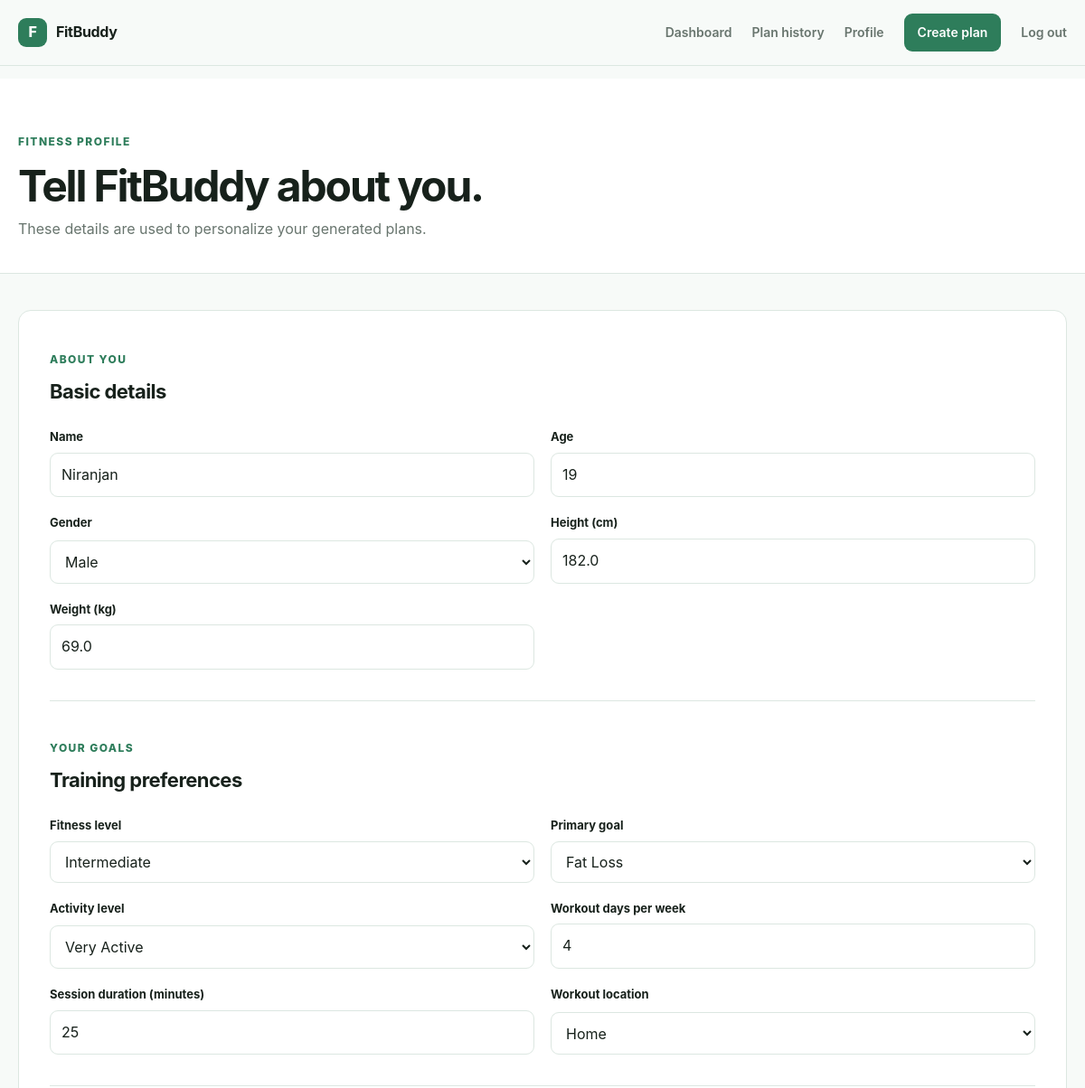
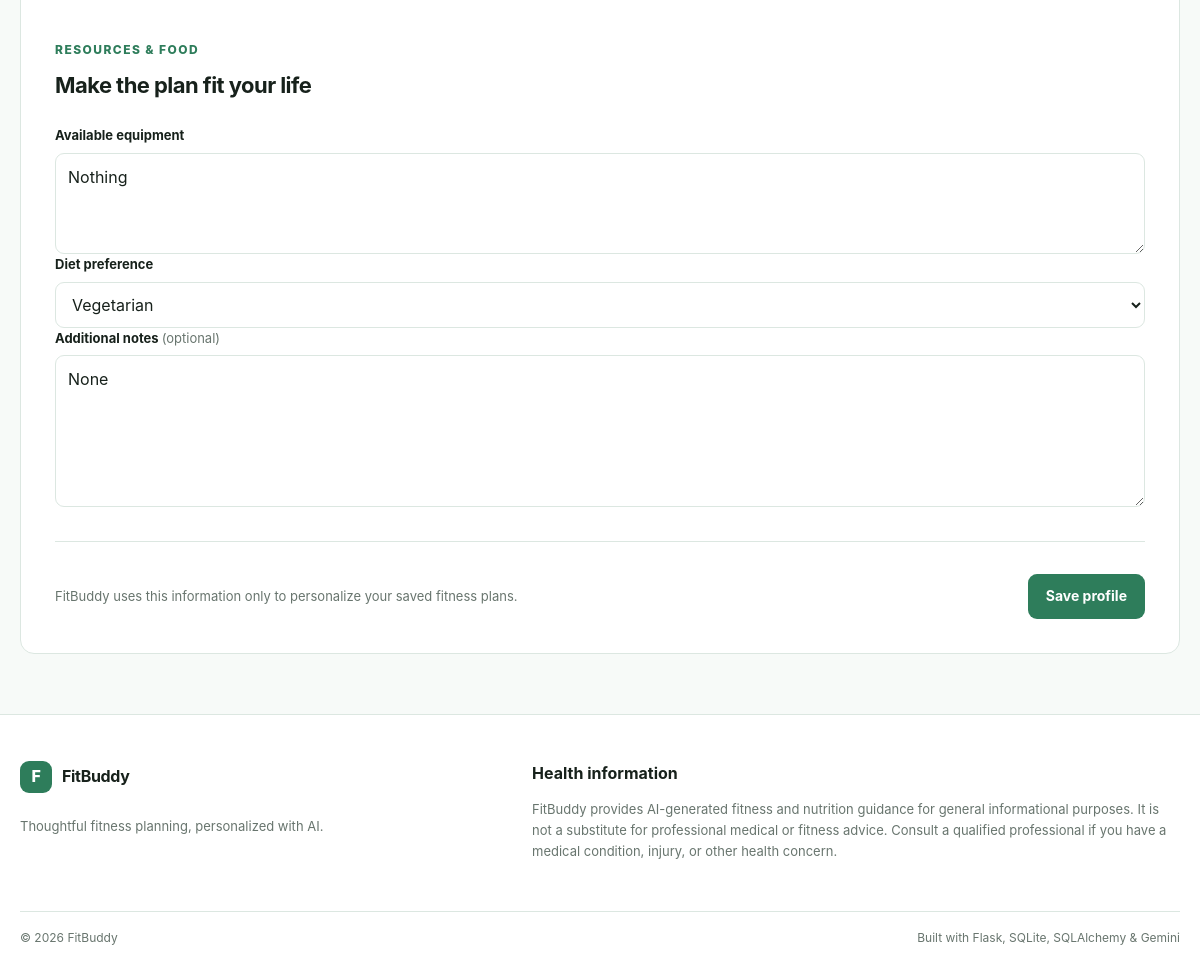
Screenshot of /profile (signed in) with the database file from the repository (2 pictures, top to bottom).
### database/models.py (models this page shows)
class FitnessProfile(db.Model):
    __tablename__ = "fitness_profiles"
    id = db.Column(db.Integer, primary_key=True)
    user_id = db.Column(
        db.Integer, db.ForeignKey("users.id"), unique=True, nullable=False
    )
    name = db.Column(db.String(100), nullable=False)
    age = db.Column(db.Integer, nullable=False)
    gender = db.Column(db.String(40), nullable=False)
    height_cm = db.Column(db.Float, nullable=False)
    weight_kg = db.Column(db.Float, nullable=False)
    fitness_level = db.Column(db.String(40), nullable=False)
    primary_goal = db.Column(db.String(80), nullable=False)
    activity_level = db.Column(db.String(60), nullable=False)
    workout_days = db.Column(db.Integer, nullable=False)
    session_duration = db.Column(db.Integer, nullable=False)
    workout_location = db.Column(db.String(80), nullable=False)
    equipment = db.Column(db.String(500), nullable=False, default="")
    diet_preference = db.Column(db.String(80), nullable=False)
    additional_notes = db.Column(db.Text, nullable=True, default="")
    updated_at = db.Column(db.DateTime(timezone=True), default=utcnow, onupdate=utcnow)
    user = db.relationship("User", back_populates="fitness_profile")

### routes/fitness.py (the view, shortened to what this page needs)
@fitness_bp.route("/profile", methods=["GET", "POST"])
@login_required
def profile():
    ensure_csrf_token()
    user = current_user()
    profile = user.fitness_profile
    return render_template("profile.html", page_title="Your profile", profile=profile)

### templates/profile.html (shortened to what this page needs)
{% extends "base.html" %}
{% block content %}
<section class="page-header">
    <div class="container page-header-inner">
        <div>
            <span class="eyebrow">Fitness profile</span>
            <h1>Tell FitBuddy about you.</h1>
            <p>These details are used to personalize your generated plans.</p>
        </div>
    </div>
</section>
<section class="container form-page">
    <form method="post" class="form-card profile-form" novalidate>
        <div class="form-section">
            <div class="form-section-heading">
                <span class="eyebrow">About you</span>
                <h2>Basic details</h2>
            </div>
            <div class="form-grid form-grid-two">
                <div class="form-field">
                    <label for="name">Name</label>
                    <input id="name" name="name" type="text" maxlength="100" required value="{{ request.form.get('name', profile.name if profile else '') }}">
                </div>
                <div class="form-field">
                    <label for="age">Age</label>
                    <input id="age" name="age" type="number" min="13" max="100" required value="{{ request.form.get('age', profile.age if profile else '') }}">
                </div>
                <div class="form-field">
                    <label for="gender">Gender</label>
                    <select id="gender" name="gender" required>
                        {% set selected = request.form.get('gender', profile.gender if profile else '') %}
                        {% for value, label in [('female','Female'),('male','Male'),('non-binary','Non-binary'),('prefer-not-to-say','Prefer not to say')] %}
                            <option value="{{ value }}" {% if selected == value %}selected{% endif %}>{{ label }}</option>
                        {% endfor %}
                    </select>
                </div>
                <div class="form-field">
                    <label for="height_cm">Height (cm)</label>
                    <input id="height_cm" name="height_cm" type="number" min="100" max="250" step="0.1" required value="{{ request.form.get('height_cm', profile.height_cm if profile else '') }}">
                </div>
                <div class="form-field">
                    <label for="weight_kg">Weight (kg)</label>
                    <input id="weight_kg" name="weight_kg" type="number" min="25" max="350" step="0.1" required value="{{ request.form.get('weight_kg', profile.weight_kg if profile else '') }}">
                </div>
            </div>
        </div>
        <div class="form-section">
            <div class="form-section-heading">
                <span class="eyebrow">Your goals</span>
                <h2>Training preferences</h2>
            </div>
            <div class="form-grid form-grid-two">
                <div class="form-field">
                    <label for="fitness_level">Fitness level</label>
                    {% set selected = request.form.get('fitness_level', profile.fitness_level if profile else '') %}
                    <select id="fitness_level" name="fitness_level" required>
                        {% for value in ['beginner','intermediate','advanced'] %}
                            <option value="{{ value }}" {% if selected == value %}selected{% endif %}>{{ value|title }}</option>
                        {% endfor %}
                    </select>
                </div>
                <div class="form-field">
                    <label for="primary_goal">Primary goal</label>
                    {% set selected = request.form.get('primary_goal', profile.primary_goal if profile else '') %}
                    <select id="primary_goal" name="primary_goal" required>
                        {% for value in ['general fitness','strength','muscle building','fat loss','endurance','mobility'] %}
                            <option value="{{ value }}" {% if selected == value %}selected{% endif %}>{{ value|title }}</option>
                        {% endfor %}
                    </select>
                </div>
                <div class="form-field">
                    <label for="activity_level">Activity level</label>
                    {% set selected = request.form.get('activity_level', profile.activity_level if profile else '') %}
                    <select id="activity_level" name="activity_level" required>
                        {% for value in ['sedentary','lightly active','moderately active','very active'] %}
                            <option value="{{ value }}" {% if selected == value %}selected{% endif %}>{{ value|title }}</option>
                        {% endfor %}
                    </select>
                </div>
                <div class="form-field">
                    <label for="workout_days">Workout days per week</label>
                    <input id="workout_days" name="workout_days" type="number" min="1" max="7" required value="{{ request.form.get('workout_days', profile.workout_days if profile else '') }}">
                </div>
                <div class="form-field">
                    <label for="session_duration">Session duration (minutes)</label>
                    <input id="session_duration" name="session_duration" type="number" min="15" max="180" required value="{{ request.form.get('session_duration', profile.session_duration if profile else '') }}">
                </div>
                <div class="form-field">
                    <label for="workout_location">Workout location</label>
                    {% set selected = request.form.get('workout_location', profile.workout_location if profile else '') %}
                    <select id="workout_location" name="workout_location" required>
                        {% for value in ['home','gym','outdoors','mixed'] %}
                            <option value="{{ value }}" {% if selected == value %}selected{% endif %}>{{ value|title }}</option>
                        {% endfor %}
                    </select>
                </div>
            </div>
        </div>
        <div class="form-section">
            <div class="form-section-heading">
                <span class="eyebrow">Resources &amp; food</span>
                <h2>Make the plan fit your life</h2>
            </div>
            <div class="form-field">
                <label for="equipment">Available equipment</label>
                <textarea id="equipment" name="equipment" maxlength="500" rows="3" placeholder="For example: dumbbells, resistance bands, treadmill">{{ request.form.get('equipment', profile.equipment if profile else '') }}</textarea>
            </div>
            <div class="form-field">
                <label for="diet_preference">Diet preference</label>
                {% set selected = request.form.get('diet_preference', profile.diet_preference if profile else '') %}
                <select id="diet_preference" name="diet_preference" required>
                    {% for value in ['no preference','vegetarian','vegan','pescatarian','eggetarian'] %}
                        <option value="{{ value }}" {% if selected == value %}selected{% endif %}>{{ value|title }}</option>
                    {% endfor %}
                </select>
            </div>
            <div class="form-field">
                <label for="additional_notes">Additional notes <span>(optional)</span></label>
                <textarea id="additional_notes" name="additional_notes" maxlength="1500" rows="5" placeholder="Anything else Gemini should consider?">{{ request.form.get('additional_notes', profile.additional_notes if profile else '') }}</textarea>
            </div>
        </div>
        <div class="form-actions">
            <p>FitBuddy uses this information only to personalize your saved fitness plans.</p>
            <button class="button button-primary" type="submit">Save profile</button>
        </div>
    </form>
</section>
{% endblock %}

### templates/base.html (shortened to what this page needs)
<!doctype html>
<html lang="en">
<head>
    <link rel="stylesheet" href="{{ url_for('static', filename='css/style.css') }}">
    <link rel="stylesheet" href="{{ url_for('static', filename='css/forms.css') }}">
    <link rel="stylesheet" href="{{ url_for('static', filename='css/dashboard.css') }}">
</head>
<body>
    <header class="site-header">
        <div class="container nav-shell">
            <a class="brand" href="{{ url_for('main.index') }}" aria-label="FitBuddy home">
                <span class="brand-mark">F</span>
                <span>FitBuddy</span>
            </a>
            <nav id="site-nav" class="site-nav" aria-label="Primary navigation">
                {% if session.get('user_id') %}
                    <a href="{{ url_for('main.dashboard') }}">Dashboard</a>
                    <a href="{{ url_for('fitness.history') }}">Plan history</a>
                    <a href="{{ url_for('fitness.profile') }}">Profile</a>
                    <a class="nav-cta" href="{{ url_for('fitness.create_plan') }}">Create plan</a>
                    <form method="post" action="{{ url_for('auth.logout') }}" class="nav-logout">
                        <button type="submit" class="nav-link-button">Log out</button>
                    </form>
                {% else %}
                    <a href="{{ url_for('main.index') }}#how-it-works">How it works</a>
                    <a href="{{ url_for('auth.login') }}">Log in</a>
                    <a class="nav-cta" href="{{ url_for('auth.register') }}">Create account</a>
                {% endif %}
            </nav>
        </div>
    </header>
    <div class="container flash-stack" aria-live="polite">
    </div>
    <main>
        {% if error_page %}
            <section class="container page-state">
                <div class="empty-state">
                    <span class="eyebrow">FitBuddy</span>
                    <h1>{{ page_title }}</h1>
                    <p>{{ error_message }}</p>
                    <a class="button button-primary" href="{{ url_for('main.index') }}">Back to home</a>
                </div>
            </section>
        {% else %}
            {% block content %}{% endblock %}
        {% endif %}
    </main>
    <footer class="site-footer">
        <div class="container footer-grid">
            <div>
                <a class="brand footer-brand" href="{{ url_for('main.index') }}">
                    <span class="brand-mark">F</span>
                    <span>FitBuddy</span>
                </a>
                <p>Thoughtful fitness planning, personalized with AI.</p>
            </div>
            <div class="footer-note">
                <strong>Health information</strong>
                <p>
                    FitBuddy provides AI-generated fitness and nutrition guidance for general informational
                    purposes. It is not a substitute for professional medical or fitness advice. Consult a
                    qualified professional if you have a medical condition, injury, or other health concern.
                </p>
            </div>
        </div>
        <div class="container footer-bottom">
            <span>© {{ current_year if current_year else 2026 }} FitBuddy</span>
            <span>Built with Flask, SQLite, SQLAlchemy &amp; Gemini</span>
        </div>
    </footer>
</body>
</html>

### rows the page displays
FitnessProfile: name "Niranjan", age "19", gender "Male", height_cm "182.0", weight_kg "69.0", fitness_level "Intermediate", primary_goal "Fat Loss", activity_level "Very Active", workout_days "4", session_duration "25", workout_location "Home", equipment "Nothing", diet_preference "Vegetarian", additional_notes "None"
